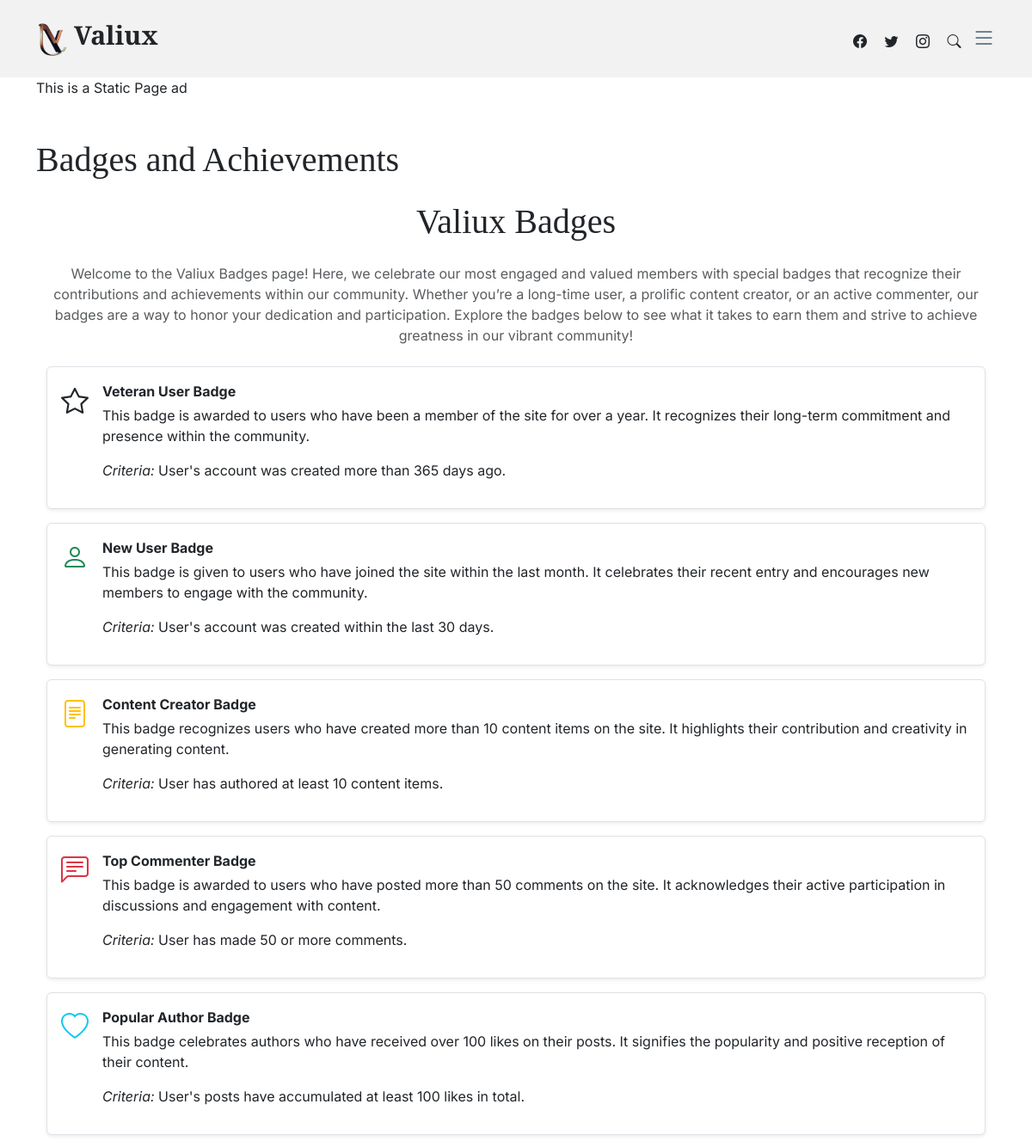
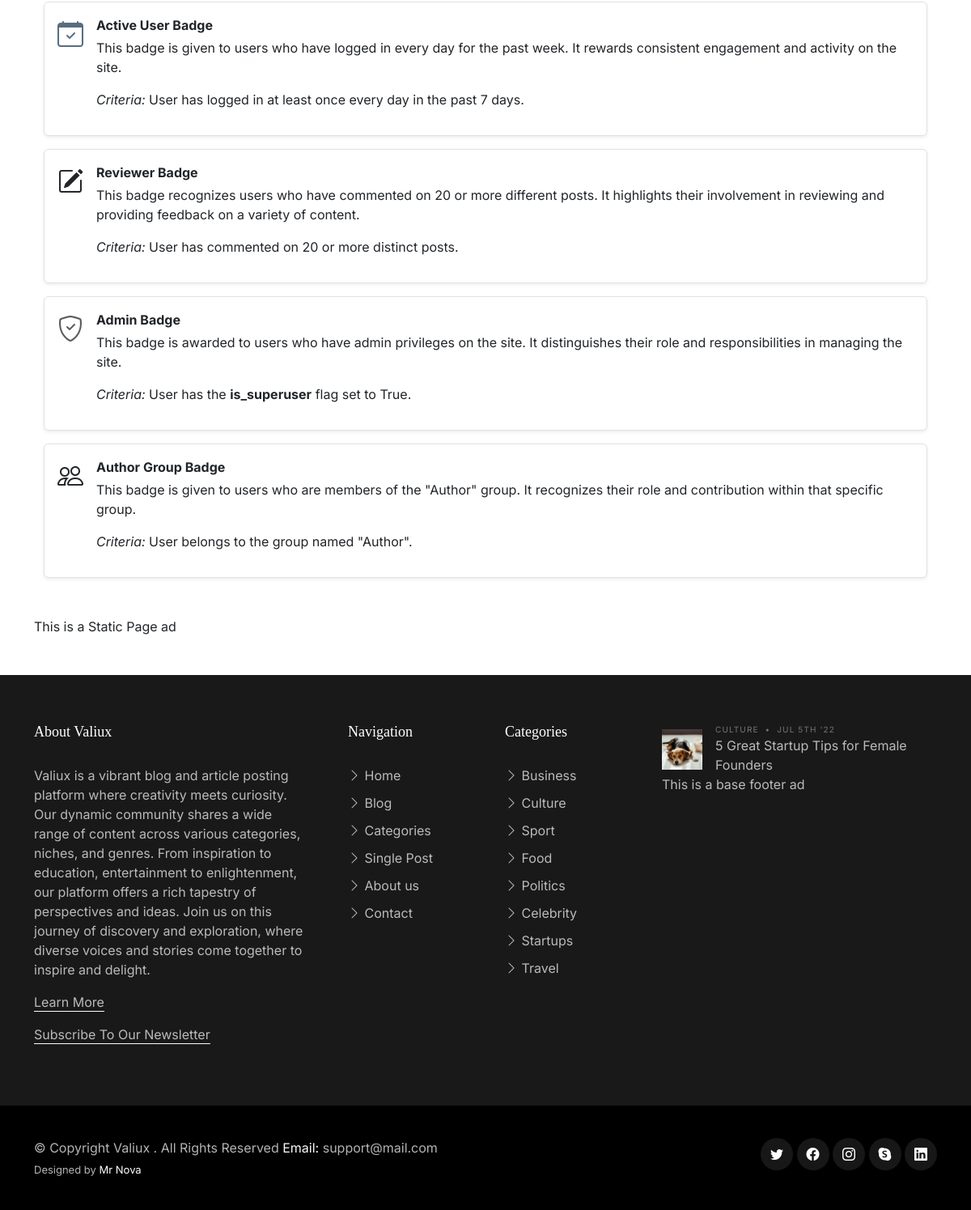
Page /pages/badges-and-achievements/ on the committed database (2 pictures, top to bottom).
### core/models.py (models this page shows, shortened)
class SiteSettings(models.Model):
    site_name = models.CharField(max_length=100)
    site_description = models.TextField()
    favicon = models.ImageField(upload_to='Site_images/', null=True, blank=True)
    logo = models.ImageField(upload_to='Site_images/', null=True, blank=True)
    address = models.CharField(max_length=255, null=True)
    contact_email = models.EmailField()
    phone_number = models.CharField(max_length=20)
    meta_keywords = models.CharField(max_length=255, help_text="Comma-separated SEO keywords for the site")
    meta_description = models.CharField(max_length=255, help_text="Meta description for the site")
    meta_author = models.CharField(max_length=100, help_text="Author of the site content")
    og_title = models.CharField(max_length=255, help_text="Open Graph title for the site")
    og_description = models.CharField(max_length=255, help_text="Open Graph description for the site")
    og_image = models.ImageField(upload_to='meta_images/', blank=True, null=True, help_text="Open Graph image for the site")
    og_url = models.URLField(help_text="Open Graph URL for the site")

class StaticPage(models.Model):
    title = models.CharField(max_length=200)
    slug = models.SlugField(unique=True)
    content = RichTextUploadingField()

### ads/models.py (models this page shows, shortened)
class Ad(models.Model):
    placement = models.ForeignKey(AdPlacement, on_delete=models.CASCADE, related_name='ads')
    code = models.TextField()
    active = models.BooleanField(default=True)
    start_date = models.DateField(default=timezone.now)
    end_date = models.DateField(blank=True, null=True)

### core/views.py (the view)
# urls.py: path('pages/<slug:slug>/', static_page_view, name='static_page'),
def static_page_view(request, slug):
    page = get_object_or_404(StaticPage, slug=slug)
    ads_static = Ad.objects.filter(placement__name="Static Pages", active=True).order_by('?')
    ads_base = Ad.objects.filter(placement__name="Base", active=True).first()
    context = {
        'page': page,
        'ads_static': ads_static,
        'ads_base':ads_base,
    }
    return render(request, 'core/static_page.html', context)

### core/context_processors.py (called while the page is built)
def site_settings(request):
    settings = SiteSettings.objects.first()
    return {
        'static_pages': StaticPage.objects.all(),
        'settings': settings,
    }

### core/templates/core/static_page.html (shortened to what this page needs)
{% extends 'core/base.html' %}
{% load static %}
{% block content %}
<main id="main">
    <div class="container my-5">
        {% if ads_static %}
        {% for ad in ads_static %}
            <div class="ad" id="{{ ad.placement.slug }}">
            {{ ad.code|safe }}
            </div>
        {% endfor %}
        {% else %}
        <p>No ads available at the moment.</p>
        {% endif %}
    </div>
    <div class="container">
        <h1>{{ page.title }}</h1>
        <p>{{ page.content|safe }}</p>
    </div>
    <div class="container my-5">
        {% if ads_static %}
        {% for ad in ads_static %}
            <div class="ad" id="{{ ad.placement.slug }}">
            {{ ad.code|safe }}
            </div>
        {% endfor %}
        {% else %}
        <p>No ads available at the moment.</p>
        {% endif %}
    </div>
</main>
{% endblock %}

### core/templates/core/base.html (shortened to what this page needs)
<!DOCTYPE html>
<html lang="en">
    {% load static %}
<head>
    <link href="{% static 'assets/vendor/bootstrap/css/bootstrap.min.css' %}" rel="stylesheet">
    <link href="{% static 'assets/vendor/bootstrap-icons/bootstrap-icons.css' %}" rel="stylesheet">
    <link href="{% static 'assets/vendor/swiper/swiper-bundle.min.css' %}" rel="stylesheet">
    <link href="{% static 'assets/vendor/glightbox/css/glightbox.min.css' %}" rel="stylesheet">
    <link href="{% static 'assets/vendor/aos/aos.css' %}" rel="stylesheet">
    <link href="{% static 'assets/css/variables.css' %}" rel="stylesheet">
    <link href="{% static 'assets/css/main.css' %}" rel="stylesheet">
</head>
<body>
  <header id="header" class="header d-flex align-items-center fixed-top">
    <div class="container-fluid container-xl d-flex align-items-center justify-content-between">
      <a href="{% url "index" %}" class="logo d-flex align-items-center">
        {% if settings.logo %}
            <img src="{{ settings.logo.url }}" alt="">
        {% else %}
            <img src="{% static 'assets/img/valiux.png' %}" alt="">
        {% endif %}
        <h1>{{ settings.site_name }}</h1>
      </a>
      <div class="position-relative">
        <a href="#" class="mx-2"><span class="bi-facebook"></span></a>
        <a href="#" class="mx-2"><span class="bi-twitter"></span></a>
        <a href="#" class="mx-2"><span class="bi-instagram"></span></a>
        <a href="#" class="mx-2 js-search-open"><span class="bi-search"></span></a>
        <i class="bi bi-list mobile-nav-toggle"></i>
      </div>
    </div>
  </header>
  {% block content %}
  {% endblock %}
  <footer id="footer" class="footer">
    <div class="footer-content">
      <div class="container">
        <div class="row g-5">
          <div class="col-lg-4">
            <h3 class="footer-heading">About {{ settings.site_name }}</h3>
            <p>{{ settings.site_description }}</p>
            <p><a href="{% url "about" %}" class="footer-link-more">Learn More</a></p>
            <p><a href="{% url 'subscribe' %}" class="footer-link-more">Subscribe To Our Newsletter</a></p>
          </div>
          <div class="col-6 col-lg-2">
            <h3 class="footer-heading">Navigation</h3>
            <ul class="footer-links list-unstyled">
              <li><a href="{% url "index" %}"><i class="bi bi-chevron-right"></i> Home</a></li>
              <li><a href="{% url "index" %}"><i class="bi bi-chevron-right"></i> Blog</a></li>
              <li><a href="{% url "content_list" %}"><i class="bi bi-chevron-right"></i> Categories</a></li>
              <li><a href="#"><i class="bi bi-chevron-right"></i> Single Post</a></li>
              <li><a href="{% url "about" %}"><i class="bi bi-chevron-right"></i> About us</a></li>
              <li><a href="{% url "contact" %}"><i class="bi bi-chevron-right"></i> Contact</a></li>
            </ul>
          </div>
          <div class="col-6 col-lg-2">
            <h3 class="footer-heading">Categories</h3>
            <ul class="footer-links list-unstyled">
              <li><a href="{% url "content_list" %}"><i class="bi bi-chevron-right"></i> Business</a></li>
              <li><a href="{% url "content_list" %}"><i class="bi bi-chevron-right"></i> Culture</a></li>
              <li><a href="{% url "content_list" %}"><i class="bi bi-chevron-right"></i> Sport</a></li>
              <li><a href="{% url "content_list" %}"><i class="bi bi-chevron-right"></i> Food</a></li>
              <li><a href="{% url "content_list" %}"><i class="bi bi-chevron-right"></i> Politics</a></li>
              <li><a href="{% url "content_list" %}"><i class="bi bi-chevron-right"></i> Celebrity</a></li>
              <li><a href="{% url "content_list" %}"><i class="bi bi-chevron-right"></i> Startups</a></li>
              <li><a href="{% url "content_list" %}"><i class="bi bi-chevron-right"></i> Travel</a></li>
            </ul>
          </div>
          <div class="col-lg-4">
            <ul class="footer-links footer-blog-entry list-unstyled">
              <li>
                <a href="#" class="d-flex align-items-center">
                  <img src="{% static 'assets/img/post-sq-1.jpg' %}" alt="" class="img-fluid me-3">
                  <div>
                    <div class="post-meta d-block"><span class="date">Culture</span> <span class="mx-1">&bullet;</span> <span>Jul 5th '22</span></div>
                    <span>5 Great Startup Tips for Female Founders</span>
                  </div>
                </a>
                {% if ads_base %}
                  <div class="ad" id="{{ ads_base.placement.slug }}">
                    {{ ads_base.code|safe }}
                  </div>
                {% endif %}
              </li>
            </ul>
          </div>
        </div>
      </div>
    </div>
    <div class="footer-legal">
      <div class="container">
        <div class="row justify-content-between">
          <div class="col-md-6 text-center text-md-start mb-3 mb-md-0">
            <div class="copyright">
              © Copyright <strong><span>{{ settings.site_name }} {{ current_year }}</span></strong>. All Rights Reserved <strong class="text-light">Email:</strong> {{ settings.contact_email }}
            </div>
            <div class="credits">
              Designed by <a href="#">Mr Nova</a>
            </div>
          </div>
          <div class="col-md-6">
            <div class="social-links mb-3 mb-lg-0 text-center text-md-end">
              <a href="#" class="twitter"><i class="bi bi-twitter"></i></a>
              <a href="#" class="facebook"><i class="bi bi-facebook"></i></a>
              <a href="#" class="instagram"><i class="bi bi-instagram"></i></a>
              <a href="#" class="google-plus"><i class="bi bi-skype"></i></a>
              <a href="#" class="linkedin"><i class="bi bi-linkedin"></i></a>
            </div>
          </div>
        </div>
      </div>
    </div>
  </footer>
</body>
</html>

### static/assets/css/variables.css (style rules this page uses)
:root { --font-default: 'EB Garamond', system-ui, -apple-system, "Segoe UI", Roboto, "Helvetica Neue", Arial, "Noto Sans", "Liberation Sans", sans-serif, "Apple Color Emoji", "Segoe UI Emoji", "Segoe UI Symbol", "Noto Color Emoji"; --font-primary: 'EB Garamond', serif; --font-secondary: 'Inter', sans-serif; --color-default: #212529; --color-default-rgb: 33, 37, 41; --color-links: #212529; --color-links-hover: #15171a; --color-primary: #212529; --color-primary-light: #26282c; --color-primary-dark: #0b0c0e; --color-primary-rgb: 33, 37, 41; --color-primary-light-rgb: 38, 40, 44; --color-primary-dark-rgb: 11, 12, 14; --color-secondary: #596d80; --color-secondary-light: #8498aa; --color-secondary-dark: #404f5c; --color-secondary-rgb: 89, 109, 128; --color-secondary-light-rgb: 132, 152, 170; --color-secondary-dark-rgb: 64, 79, 92; --color-blue: #0d6efd; --color-blue-rgb: 13, 110, 253; --color-indigo: #6610f2; --color-indigo-rgb: 102, 16, 242; --color-purple: #6f42c1; --color-purple-rgb: 111, 66, 193; --color-pink: #f3268c; --color-pink-rgb: 243, 38, 140; --color-red: #df1529; --color-red-rgb: 223, 21, 4; --color-orange: #fd7e14; --color-orange-rgb: 253, 126, 20; --color-yellow: #ffc107; --color-yellow-rgb: 255, 193, 7; --color-green: #059652; --color-green-rgb: 5, 150, 82; --color-teal: #20c997; --color-teal-rgb: 32, 201, 151; --color-cyan: #0dcaf0; --color-cyan-rgb: 13, 202, 240; --color-white: #ffffff; --color-white-rgb: 255, 255, 255; --color-gray: #6c757d; --color-gray-rgb: 108, 117, 125; --color-black: #000000; --color-black-rgb: 0, 0, 0; }
:root { --bs-blue: var(--color-blue); --bs-indigo: var(--color-indigo); --bs-purple: var(--color-purple); --bs-pink: var(--color-pink); --bs-red: var(--color-red); --bs-orange: var(--color-orange); --bs-yellow: var(--color-yellow); --bs-green: var(--color-green); --bs-teal: var(--color-teal); --bs-cyan: var(--color-cyan); --bs-white: var(--color-white); --bs-gray: var(--color-gray); --bs-gray-dark: #343a40; --bs-gray-100: #f8f9fa; --bs-gray-200: #e9ecef; --bs-gray-300: #dee2e6; --bs-gray-400: #ced4da; --bs-gray-500: #adb5bd; --bs-gray-600: #6c757d; --bs-gray-700: #495057; --bs-gray-800: #343a40; --bs-gray-900: #212529; --bs-primary: var(--color-blue); --bs-secondary: var(--color-blue); --bs-success: #198754; --bs-info: #0dcaf0; --bs-warning: #ffc107; --bs-danger: #dc3545; --bs-light: #f8f9fa; --bs-dark: #212529; --bs-primary-rgb: var(--color-primary-rgb); --bs-secondary-rgb: var(--color-secondary-rgb); --bs-success-rgb: 25, 135, 84; --bs-info-rgb: 13, 202, 240; --bs-warning-rgb: 255, 193, 7; --bs-danger-rgb: 220, 53, 69; --bs-light-rgb: 248, 249, 250; --bs-dark-rgb: 33, 37, 41; --bs-white-rgb: var(--color-white-rgb); --bs-black-rgb: var(--color-black-rgb); --bs-body-color-rgb: var(--color-default-rgb); --bs-body-bg-rgb: 255, 255, 255; --bs-font-sans-serif: var(--font-default); --bs-font-monospace: SFMono-Regular, Menlo, Monaco, Consolas, "Liberation Mono", "Courier New", monospace; --bs-gradient: linear-gradient(180deg, rgba(255, 255, 255, 0.15), rgba(255, 255, 255, 0)); --bs-body-font-family: var(--font-default); --bs-body-font-size: 1rem; --bs-body-font-weight: 400; --bs-body-line-height: 1.5; --bs-body-color: var(--color-default); --bs-body-bg: #fff; }
.bg-white { background-color: var(--color-white) !important; }

### rows in the picture
SiteSettings: logo (picture), site_name "Valiux", site_description "Valiux is a vibrant blog and article posting platform where creativity meets curiosity. Our dynamic community shares a wide range of content across various categories, niches, and genres. From inspiration to education, entertainment to enlightenment, our platform offers a rich tapestry of perspectives and ideas. Join us on this journey of discovery and exploration, where diverse voices and stories come together to inspire and delight.", contact_email "support@mail.com"
Ad: code "This is a Static Page ad"
StaticPage: title "Badges and Achievements", content "Valiux Badges Welcome to the Valiux Badges page! Here, we celebrate our most engaged and valued members with special badges that recognize their contributions and achievements within our community. Whether you’re a long-time user, a prolific content creator, or an active commenter, our badges are a way to honor your dedication and participation. Explore the badges below to see what it takes to earn them and strive to achieve greatness in our vibrant community! Veteran User Badge This badge is awarded to users who have been a member of the site for over a year. It recognizes their long-term commitment and presence within the community. Criteria: User's account was created more than 365 days…"
Ad: code "This is a base footer ad"
